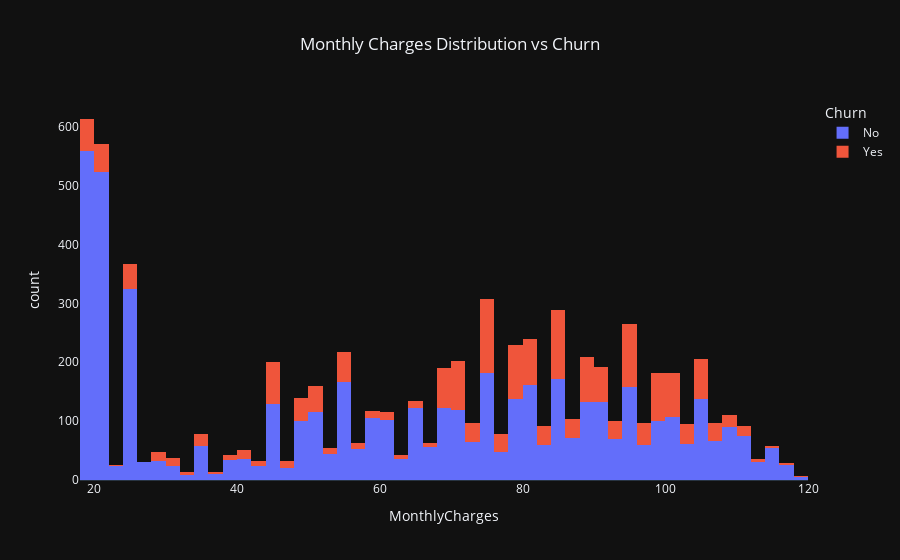

Notebook cell for this chart:
### Code cell
fig = px.histogram(data_processed, x="MonthlyCharges",color="Churn",
                   template="plotly_dark",
                   title="Monthly Charges Distribution vs Churn")
fig.update_layout(title_x = 0.5,)
fig.update_xaxes(showgrid=False)
fig.update_yaxes(showgrid=False)
fig.show()

### Figure 1 — Plotly figure (JSON) as saved in the notebook; plotly's stock layout.template omitted (floating-point values rounded to 4 significant figures; data arrays with more than 128 entries replaced by an {"elided": "..."} marker saying what was removed)
{"data": [{"alignmentgroup": "True", "bingroup": "x", "hovertemplate": "Churn=No<br>MonthlyCharges=%{x}<br>count=%{y}<extra></extra>", "legendgroup": "No", "marker": {"color": "#636efa", "pattern": {"shape": ""}}, "name": "No", "offsetgroup": "No", "orientation": "v", "showlegend": true, "type": "histogram", "x": {"elided": "5174 float values"}, "xaxis": "x", "yaxis": "y"}, {"alignmentgroup": "True", "bingroup": "x", "hovertemplate": "Churn=Yes<br>MonthlyCharges=%{x}<br>count=%{y}<extra></extra>", "legendgroup": "Yes", "marker": {"color": "#EF553B", "pattern": {"shape": ""}}, "name": "Yes", "offsetgroup": "Yes", "orientation": "v", "showlegend": true, "type": "histogram", "x": {"elided": "1869 float values"}, "xaxis": "x", "yaxis": "y"}], "layout": {"barmode": "relative", "legend": {"title": {"text": "Churn"}, "tracegroupgap": 0}, "title": {"text": "Monthly Charges Distribution vs Churn", "x": 0.5}, "xaxis": {"anchor": "y", "domain": [0, 1], "showgrid": false, "title": {"text": "MonthlyCharges"}}, "yaxis": {"anchor": "x", "domain": [0, 1], "showgrid": false, "title": {"text": "count"}}}}
